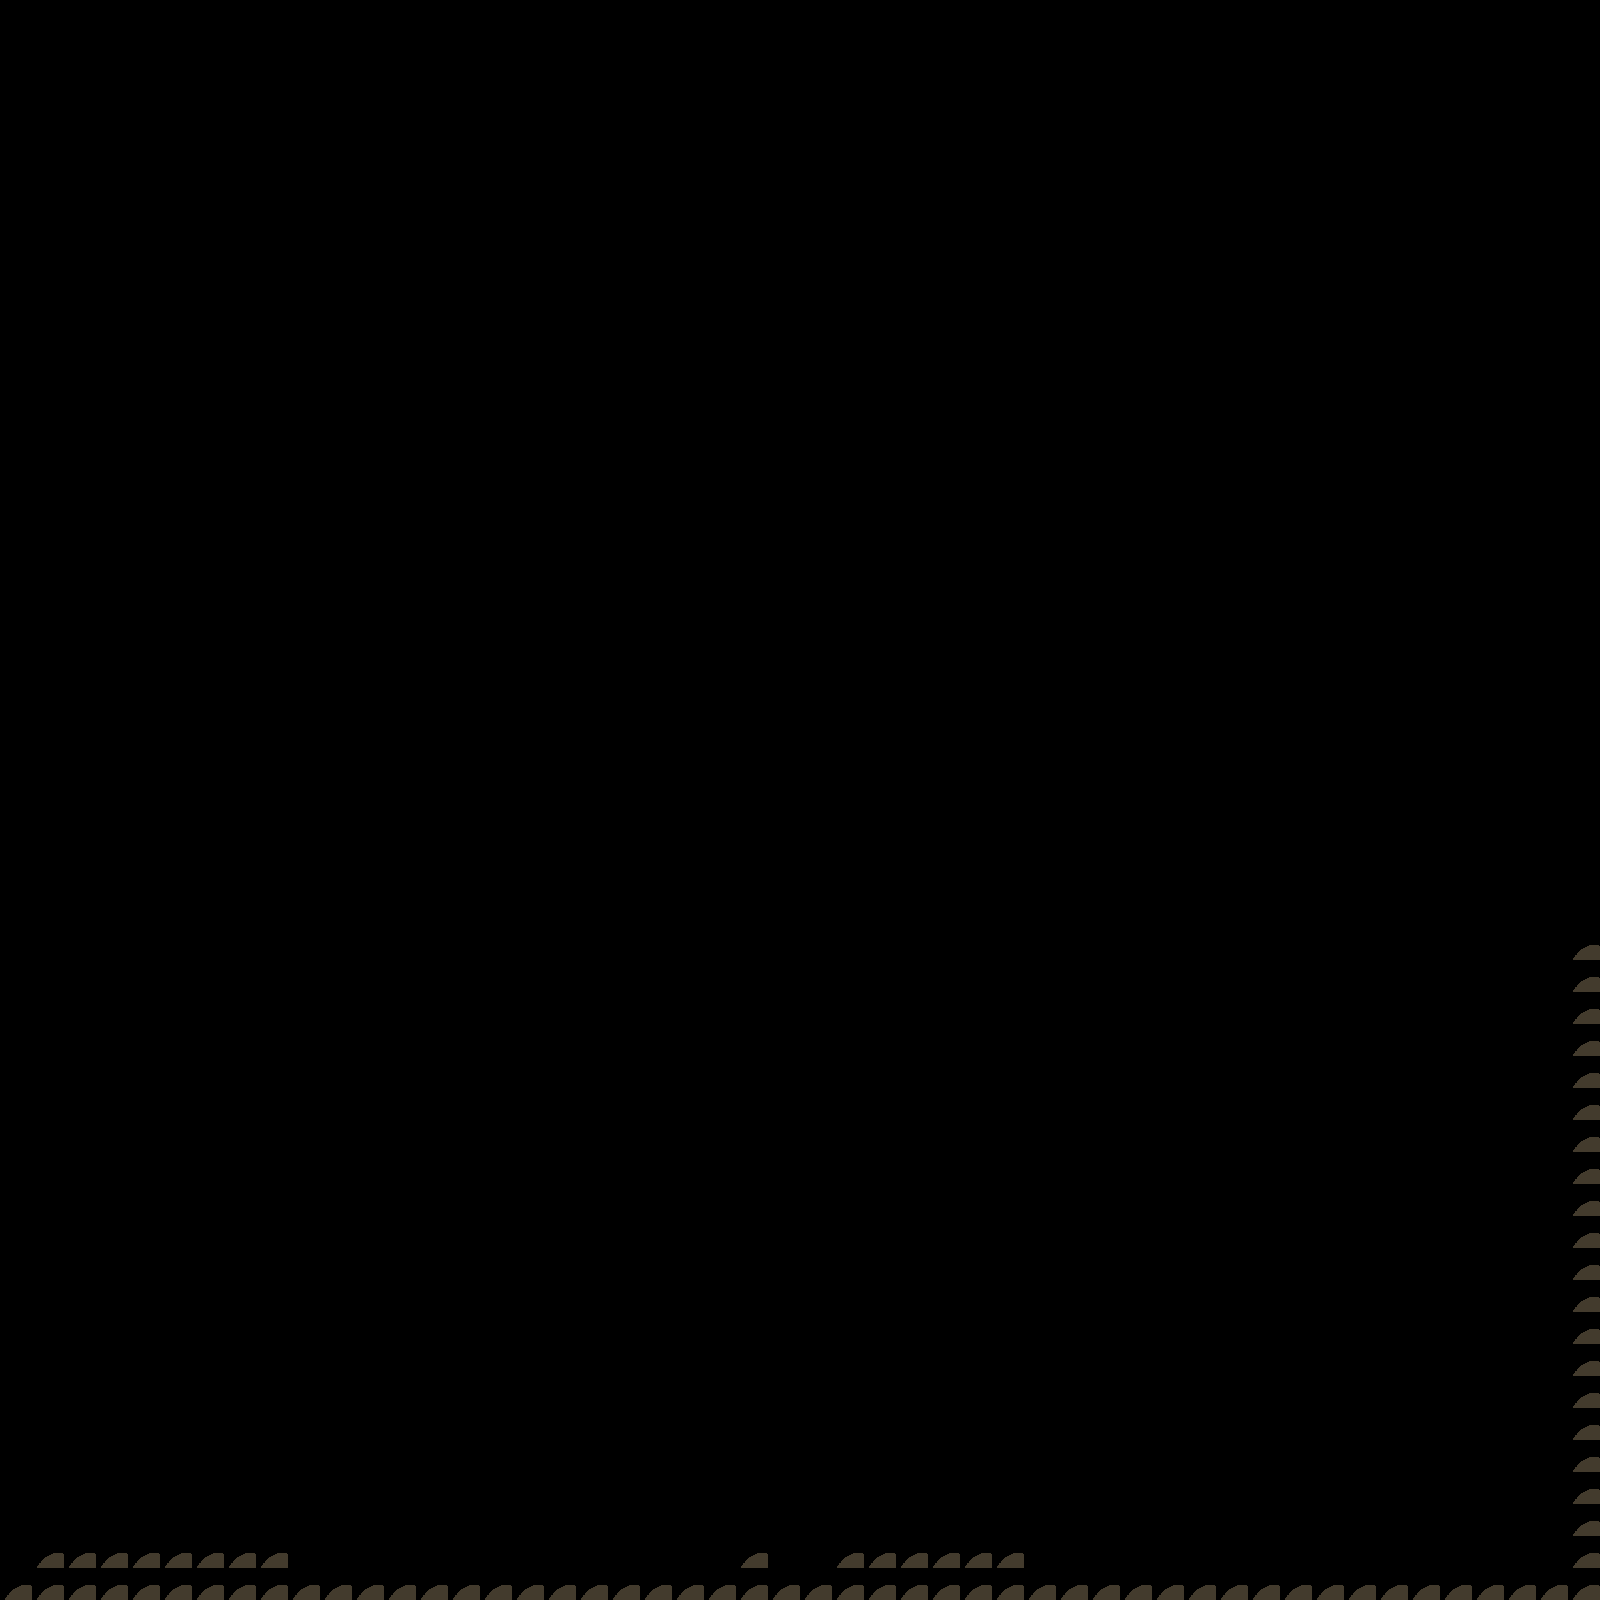

Rendered tile map (Tiled .tmx) drawn with the repository's tilesets; below, a short description and the map source with its tile grids summarised:
An orthogonal 50x50 tile map with 32x32 px tiles, 1 tile layer (Tile Layer 1).

<map version="1.0" orientation="orthogonal" width="50" height="50" tilewidth="32" tileheight="32">
 <tileset firstgid="1" name="sprite_tiles" tilewidth="32" tileheight="32">
  <image source="../sprite_tiles.png" width="1024" height="1024" />
  <tile id="0">
   <properties>
    <property name="TileType" value="0" />
   </properties>
  </tile>
  <tile id="2">
   <properties>
    <property name="TileType" value="52" />
   </properties>
  </tile>
 </tileset>
 <layer name="Tile Layer 1" width="50" height="50">
  <data>[2500 cells, 85 non-empty, 1 distinct tile ids]</data>
 </layer>
</map>
